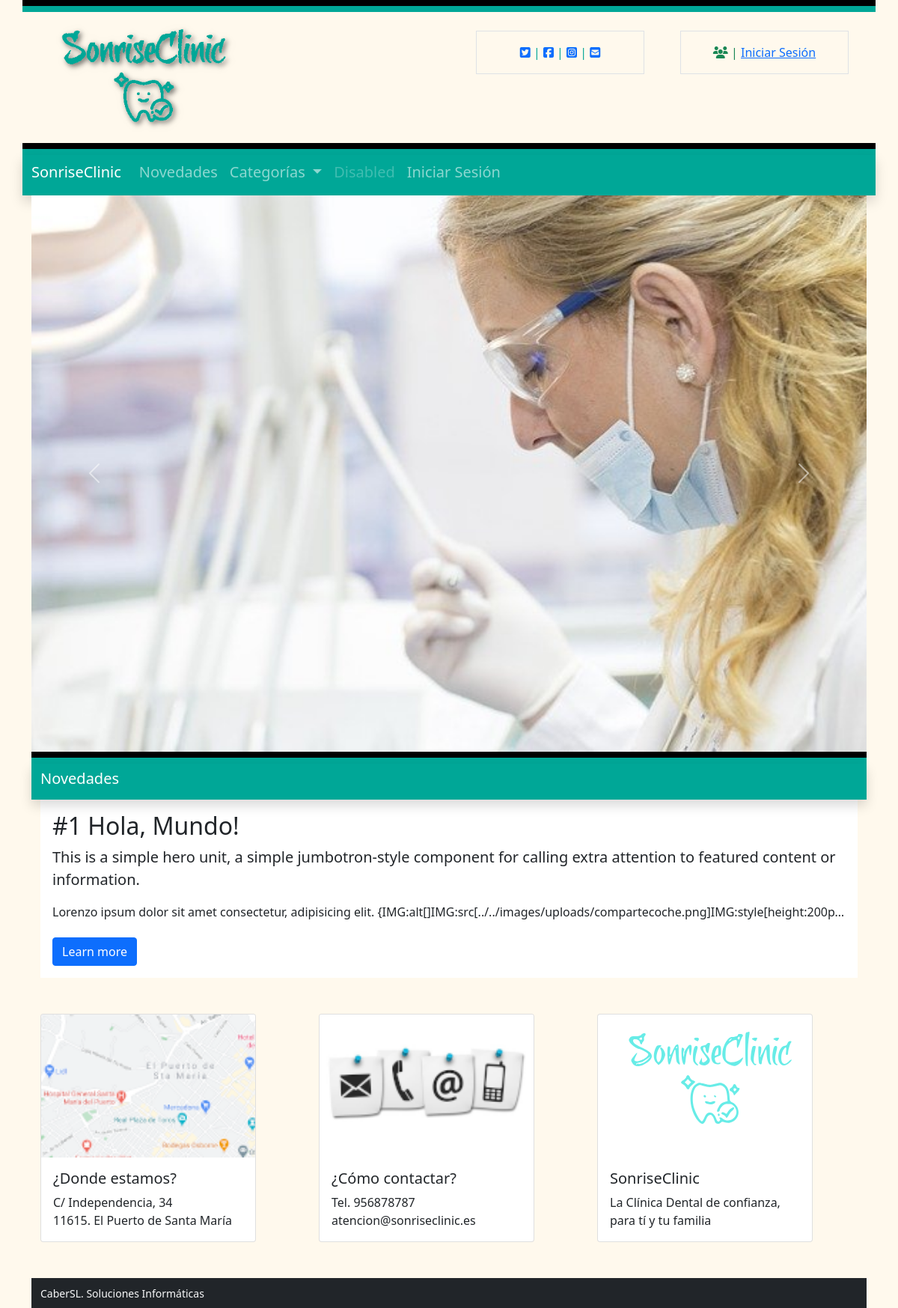
The page / on the database its author committed.
### tables this page shows
CREATE TABLE `config` (
  `id` int(9) NOT NULL,
  `type` varchar(10) NOT NULL,
  `label` varchar(25) NOT NULL,
  `value` varchar(255) NOT NULL
);

CREATE TABLE `blocks` (
  `id` int(9) NOT NULL,
  `id_page` int(9) NOT NULL,
  `name` varchar(56) NOT NULL,
  `block` varchar(56) NOT NULL,
  `order_n` int(9) NOT NULL
);

CREATE TABLE `block` (
  `id` int(9) NOT NULL,
  `name` varchar(56) NOT NULL,
  `description` varchar(256) NOT NULL,
  `label#01` varchar(256) NOT NULL,
  `num#1` int(9) DEFAULT NULL,
  `label#02` varchar(256) DEFAULT NULL,
  `num#2` int(9) DEFAULT NULL,
  `label#03` varchar(256) DEFAULT NULL,
  `num#3` int(9) DEFAULT NULL,
  `label#04` varchar(256) DEFAULT NULL,
  `num#4` int(9) DEFAULT NULL,
  `label#05` varchar(256) DEFAULT NULL,
  `num#5` int(9) DEFAULT NULL,
  `label#06` varchar(256) DEFAULT NULL,
  `text#1` varchar(56) DEFAULT NULL,
  `label#0` varchar(256) DEFAULT NULL,
  `text#2` varchar(56) DEFAULT NULL,
  `label#08` varchar(256) DEFAULT NULL,
  `text#3` varchar(56) DEFAULT NULL,
  `label#09` varchar(256) DEFAULT NULL,
  `text#4` varchar(56) DEFAULT NULL,
  `label#10` varchar(256) DEFAULT NULL,
  `text#5` varchar(56) DEFAULT NULL,
  `css` text
);

CREATE TABLE `articles` (
  `id` int(9) NOT NULL,
  `title` varchar(255) NOT NULL,
  `subtitle` varchar(255) NOT NULL,
  `text` text NOT NULL,
  `date_created` datetime NOT NULL,
  `date_published` datetime NOT NULL,
  `enabled` tinyint(1) NOT NULL,
  `author` int(11) NOT NULL
);

### includes/sessions.php (called while the page is built, shortened)
<?php
if (isset($_SESSION['lang'])){
    $lang = $_SESSION['lang'];
}else{
    $lang = null;
}
function isAuthenticated() {
    if (isset($_SESSION['autentificado'])){
        return $_SESSION['autentificado'];
    } else return FALSE;
}

### includes/class.data.php (called while the page is built, shortened)
<?php
class DataBase
{
    var $connection;
    public function __construct()
    {
        if (DB_PASS == NULL)
            $this->connection = mysqli_connect(DB_SERVER, DB_USER, DB_NAME);
        else
            $this->connection = mysqli_connect(DB_SERVER, DB_USER, DB_PASS, DB_NAME);
        return true;
    }
    public function send($sql, $type = 'ARRAY')
    {
        $result = mysqli_query($this->connection, $sql) or die(mysqli_error($this->connection));
        $return = array();
        if ($type == 'ARRAY')
            while (($return[] = mysqli_fetch_array($result))) {
            } else
            while (($return[] = mysqli_fetch_assoc($result))) {
            }
        if (count($return) > 1)
            unset($return[count($return) - 1]);
        else
            $return = FALSE;
        return $return;
    }
    public function select($table, $where, $type = 'ARRAY')
    {
        $sql = "SELECT * FROM " . $table . " WHERE " . $where;
        $result = mysqli_query($this->connection, $sql);
        $return = array();
        if ($type == 'ARRAY')
            while (($return[] = mysqli_fetch_array($result))) {
            } else
            while (($return[] = mysqli_fetch_assoc($result))) {
            }
        if (count($return) > 1)
            unset($return[count($return) - 1]);
        else
            $return = FALSE;
        return $return;
    }
}

### includes/functions.php (called while the page is built, shortened)
<?php
function __($str, $lang = null){
  if(!isset($lang)):
    $lang = "es";
  endif;
  if (file_exists('lang/'.$lang.'.php')):
    if ( isset($texts[$str]) ){
      $str = $texts[$str];
    }
  endif;
  return $str;
}

### lang/es.php (called while the page is built)
<?php
$texts = array(
  'app_Title' => "SonriseClinic",
  'mn_Home' => "Inicio",
  'mn_News' => "Novedades",
  'mn_Categories' => "Categorías",
  'mn_Meeting' => "Gestión de Citas",
  'mn_Chat' => "Chat Interno",
  'mn_Speciality' => "Especialidades",
  'mn_Login' => "Iniciar Sesión",
  'mn_Logout' => "Cerrar Sesión",
  'mn_Admin' => "Panel de Control",
  'frm_Email' => "Dirección de correo electrónico",
  'frm_Pass' => "Clave",
  'frm_Send' => "Enviar",
  'frm_Remember' => "Recordar sesión",
  'frm_Name' => "Nick",
  'frm_FirstName' => "Nombre",
  'frm_LastName' => "Apellidos",
  'frm_Roles' => "Rol",
  'frm_Type' => "Grupo",
  'frm_Label' => "Etiqueta",
  'frm_Value' => "Valor",
  'frm_Title' => "Título",
  'frm_Subtitle' => "Subtítulo",
  'frm_Text' => "Texto",
  'btn_Update' => "Actualizar",
  'btn_Deleted' => "Eliminar",
  'btn_Ok' => "Aceptar",
  'btn_Close' => "Cerrar",
  'sect_users' => "Usuarios",
  'sect_settings' => "Configuración",
  'sect_categories' => "Categorías",
  'sect_articles' => "Artículos",
  'sect_pages' => "Páginas",
  'modal_title_confirm' => "Confirme opción",
  'modal_text_confirm' => "Esta opción no es posible deshacerla. Si realmente está seguro/a pulse en 'Aceptar'",
);

### blocks/articles.php (the view, shortened to what this page needs)
<div class="container bg-light" style="border-top: 8px solid black">
  <?php
    $articles = $db->select("block", "name = '".$name_block."'");
    $num_articles = $articles[0]['num#1'];
    $truncate = 0;
    if($articles[0]['num#2']==1) $truncate = $articles[0]['num#3'];
    $recordset = $db->send("SELECT * FROM articles WHERE enabled = 1 ORDER BY date_created DESC LIMIT 0, $num_articles");
  ?>
  <div class="row" style="border-top: 8px solid #00A797">
    <nav class="navbar navbar-expand-lg bg-primary shadow navbar-dark" style="padding-top: 0">
      <a class="navbar-brand" href="#"><?=$articles[0]['name']?></a>
    </nav>
  </div>
  <?php
    foreach ($recordset as $article): ?>
      <div class="container-fluid px-3 py-3" style="background-color: white">
        <h2><?=$article['title']?></h2>
        <p class="lead"><?=$article['subtitle']?></p>
        <?php
        $texto = strip_tags($article['text']);
        ?>
        <p<?=$truncate!=0 ? " class='d-inline-block text-truncate' style='max-width: 100%;'" : "" ?>><?=$texto?></p>
        <a class="btn btn-primary btn-md" href="#" role="button">Learn more</a>
      </div>
    <?php
    endforeach;?>
</div>

### index.php (shortened to what this page needs)
<?php
include ("includes/functions.php");
include ("includes/sessions.php");
$PG_NAME = "Home";
?>
<!DOCTYPE html>
<html lang="<?=$lang?>">
<?php require "sections/head.php";?>
<body class="bg-light">
  <?php
    include "sections/header.php";
    include "sections/navbar.php";
    $db = new DataBase(DB_SERVER, DB_USER, DB_PASS, DB_NAME, 1);
    $sql = "SELECT * FROM pages a INNER JOIN blocks b ON a.id = b.id_page WHERE a.page = '".$PG_NAME."' ORDER BY order_n ASC";
    $blocks = $db->send($sql);
    foreach($blocks as $block):
      $name_block = $block['name'];
      include "blocks/".$block['block'].".php";
    endforeach;
    include "sections/footer.php";
  ?>
</body>
</html>

### sections/header.php (shortened to what this page needs)
<div class="container bg-light">
  <div class="row" style="border-top: 8px solid black"></div>
  <div class="row align-items-start" style="border-top: 8px solid #00A797">
    <div class="col">
      <img class="rounded float-start" src="images/logo.png" width="300" height="175">
    </div>
    <div class="col">
      <div class="social">
        <div class="container px-4">
          <div class="row gx-5">
            <div class="col ">
              <div class="p-3 border bg-light text-center text-primary">
                <?php
                $db = new DataBase(DB_SERVER, DB_USER, DB_PASS, DB_NAME, 1);
                $social = $db->send("SELECT * FROM config WHERE label like 'fab %' AND value<>'';");
                if(!empty($social)):
                  $cont = 0;
                  foreach($social as $key):
                    $cont++;
                    if($cont>1) echo "|";?>
                <a href="<?=$key['value']?>" target="_blank" style="text-decoration:none;">
                  <i class="fab <?=$key['label']?> my-2 my-sm-0"></i>
                </a>
                <?php endforeach;
                endif;
                $email = $db->select("config", "type = 'email' AND value <>''");
                if(!empty($email)):?>
                   | <a href="mailto:<?=$email[0]['value']?>"><i class="fas <?=$email[0]['label']?> my-2 my-sm-0"></i></a>
                <?php endif;
                ?>
              </div>
            </div>
            <div class="col">
              <div class="p-3 border bg-light text-center text-success">
                <?php if(!isAuthenticated()):?>
                <i class="fas fa-users my-2 my-sm-0"></i> | <a href="login.php"><?=__('mn_Login', $lang)?></a>
                <?php else: ?>
                <i class="fas fa-user my-2 my-sm-0"></i> | <?=$_SESSION['name']?>
                <?php endif;?>
              </div>
            </div>
          </div>
        </div>
      </div>
    </div>
  </div>
</div>

### blocks/carousel.php (shortened to what this page needs)
<div class="container">
<div id="carouselExampleControls" class="carousel slide" data-bs-ride="carousel">
  <div class="carousel-inner">
  <?php
    $images = $db->select("block", "name = '".$name_block."'");
    $num_images = $images[0]['num#1'];
    for ($i=0; $i<$num_images; $i++): ?>
      <div class="carousel-item<?=$i==0 ? " active" : ""?>">
        <img class="d-block w-100" src="images/carousel/<?=$images[0]['text#'.($i+1)]?>" alt="Slide#<?=$i?>" data-bs-interval="100">
      </div>
    <?php endfor;
  ?>
    <a class="carousel-control-prev" href="#carouselExampleControls" role="button" data-slide="prev">
      <span class="carousel-control-prev-icon" aria-hidden="true"></span>
    </a>
    <a class="carousel-control-next" href="#carouselExampleControls" role="button" data-slide="next">
      <span class="carousel-control-next-icon" aria-hidden="true"></span>
    </a>
  </div>
</div>

### css/styles.css (style rules this page uses)
.bg-light { background-color: #FFF9ED !important; }
.bg-primary { background-color: #00A797 !important; }
.text-primary { color: #00A797 !important; }
.social { margin-top: 25px; }

### rows shown on the page
blocks: block.text#1 (picture)
blocks: block.name "Novedades"
articles: title "#1 Hola, Mundo!", subtitle "This is a simple hero unit, a simple jumbotron-style component for calling extra attention to featured content or information.", text "Lorenzo ipsum dolor sit amet consectetur, adipisicing elit. {IMG:alt[]IMG:src[../../images/uploads/compartecoche.png]IMG:style[height:200p…"

### other values the page prints
__('mn_Login', $lang) "Iniciar Sesión"
__('app_Title', $lang) "SonriseClinic"
__('mn_News', $lang) "Novedades"
__('mn_Categories', $lang) "Categorías"
